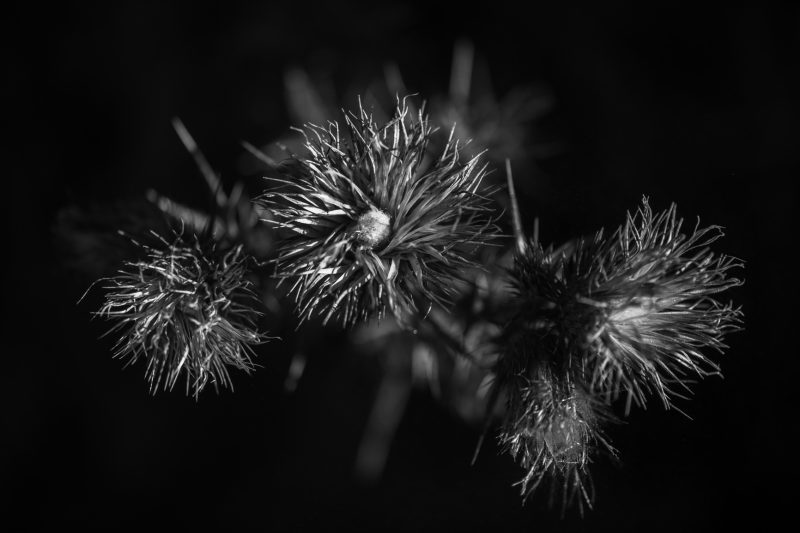
#> input picture DIP Assignments/flowers.jpg, 800 x 533 px
$ jupyter execute 'Log-Transformation Assignment-9.ipynb'
#> lines starting #> are read from the running program, lines starting #| are printed output that depends on the picture
[cell 1]
import cv2
import numpy as np
import matplotlib.pyplot as plt

img = cv2.imread('flowers.jpg')
#> img is the input picture: shape (533, 800, 3); min 0, max 255, mean 23.4
gray = cv2.cvtColor(img, cv2.COLOR_BGR2GRAY)

[cell 2]
# Apply log transformation to the grayscale image
log_transformed = np.log(1 + gray)
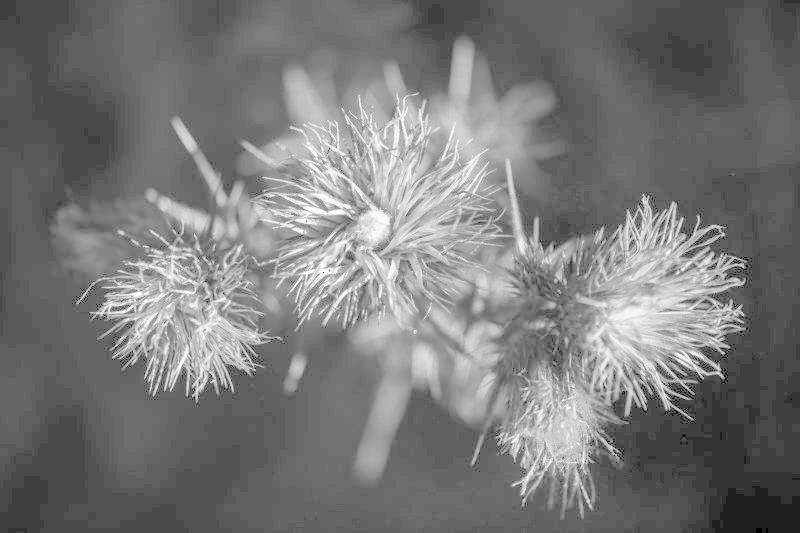
#> log_transformed: shape (533, 800) float16; 0% of the values are NaN or infinite; the others: min 0, max 5.54, mean 2.63; drawn with min black, max white, NaN and infinite black

log_transformed = (255 * (log_transformed / np.max(log_transformed))).astype(np.uint8)
# cv2.normalize(log_transformed, log_transformed, 0, 255, cv2.NORM_MINMAX)

[cell 3]
fig, axs = plt.subplots(2, 2, figsize=(10, 10))
plt.subplot(2,2,1)
plt.imshow(gray, cmap='gray')
plt.title("Original Image")

plt.subplot(2,2,2)
plt.hist(gray.ravel(), bins=256, range=(0, 256))
plt.title('Histogram of Original Image')
plt.xlim([0, 256])

plt.subplot(2,2,3)
plt.imshow(log_transformed, cmap='gray')
plt.title("Log Transformed Image")

plt.subplot(2,2,4)
plt.hist(log_transformed.ravel(), bins=256, range=(0, 256))
plt.title('Histogram of Log Transformed Image')
plt.xlim([0, 256])

plt.show()
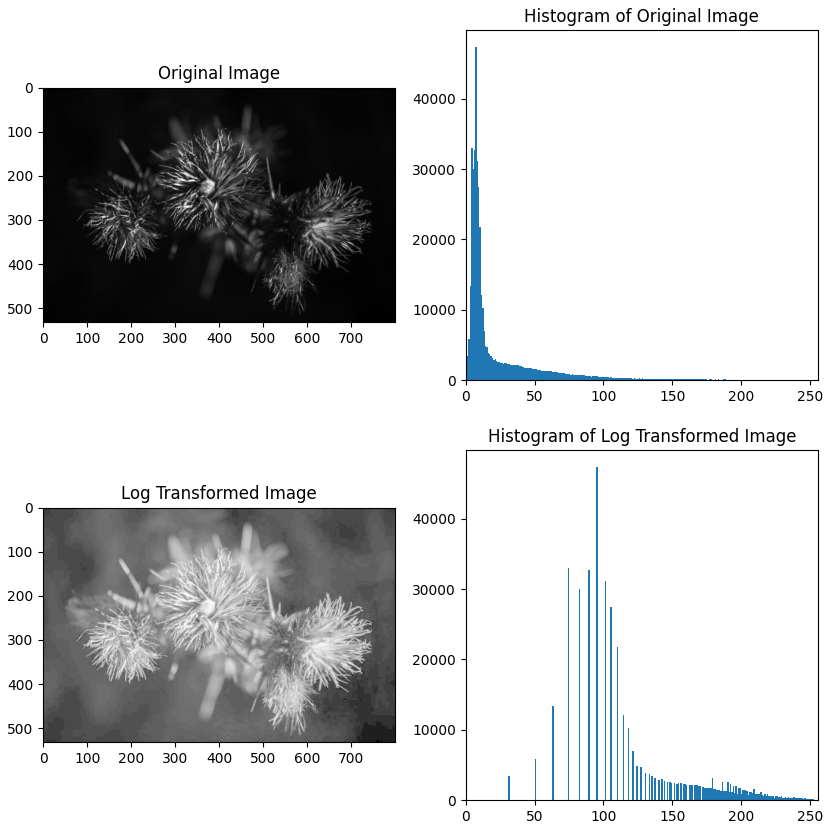
#> figure drawn by matplotlib, 4 panels; panel 2: tallest bar 47445 high, from x = 7 to 8; panel 4: tallest bar 47445 high, from x = 95 to 96
